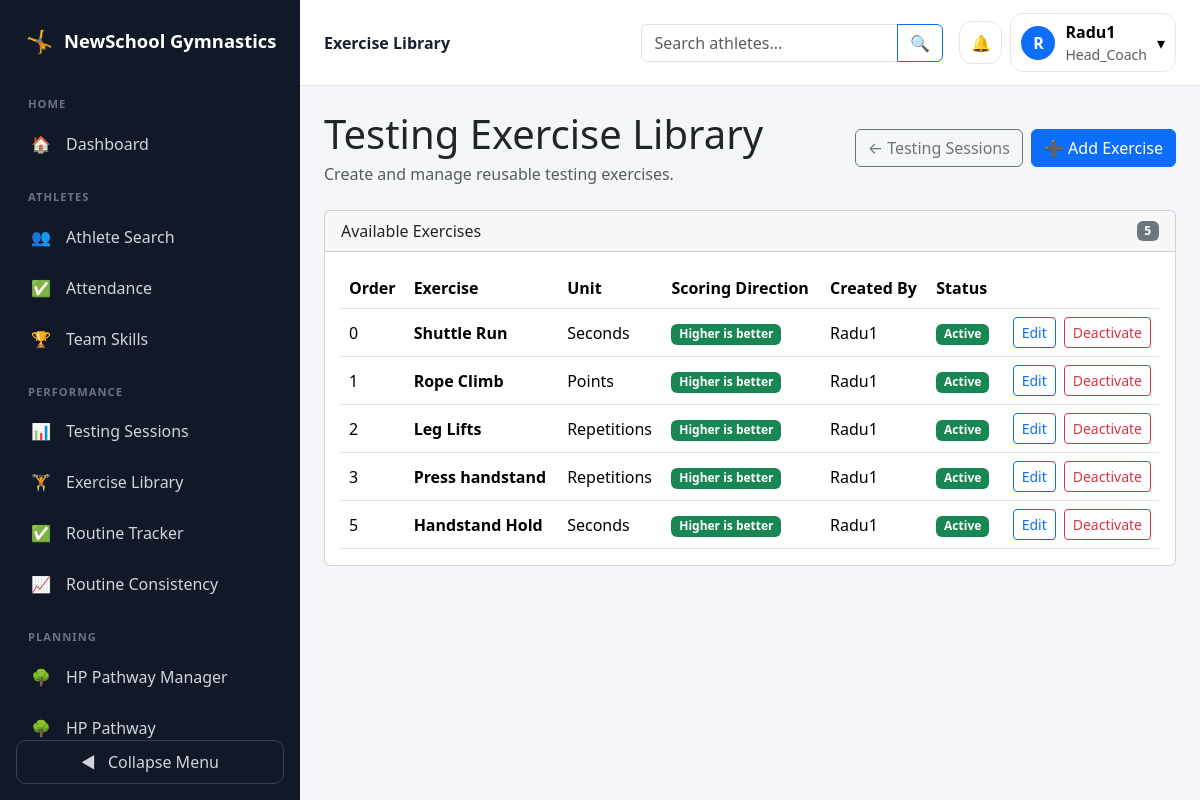
Screenshot of /testing/exercises/ (signed in) with the database file from the repository.
### accounts/models.py (models this page shows, shortened)
class User(AbstractUser):
    ROLE_CHOICES = [
        ('admin', 'Platform Admin'),
        ('director', 'Gym Director'),
        ('head_coach', 'Head Coach'),
        ('coach', 'Coach'),
        ('athlete', 'Athlete'),
        ('parent', 'Parent'),
    ]
    role = models.CharField(
        max_length=20,
        choices=ROLE_CHOICES
    )

### performance_testing/models.py (models this page shows, shortened)
class TestingExercise(models.Model):
    UNIT_CHOICES = [
        ('points', 'Points'),
        ('reps', 'Repetitions'),
        ('seconds', 'Seconds'),
        ('minutes', 'Minutes'),
        ('distance', 'Distance'),
        ('level', 'Level'),
        ('text', 'Text Result'),
        ('pass_fail', 'Pass / Fail'),
    ]
    name = models.CharField(
        max_length=100,
    )
    description = models.TextField(
        blank=True,
    )
    unit = models.CharField(
        max_length=20,
        choices=UNIT_CHOICES,
        default='points',
    )
    higher_is_better = models.BooleanField(
        default=True,
        help_text=(
            'Select this when a higher result is better. '
            'Turn it off when a lower time or score is better.'
        ),
    )
    guidelines = models.TextField(
        blank=True,
        help_text=(
            'Explain how this exercise is performed and scored.'
        ),
    )
    active = models.BooleanField(
        default=True,
    )
    display_order = models.PositiveIntegerField(
        default=0,
    )
    created_by = models.ForeignKey(
        settings.AUTH_USER_MODEL,
        on_delete=models.SET_NULL,
        null=True,
        blank=True,
        related_name='created_testing_exercises',
    )
    created_at = models.DateTimeField(
        auto_now_add=True,
    )
    updated_at = models.DateTimeField(
        auto_now=True,
    )
    class Meta:
        ordering = [
            'display_order',
            'name',
        ]

### performance_testing/views.py (the view, shortened to what this page needs)
@login_required
def testing_exercise_list(
    request,
):
    exercises = (
        TestingExercise.objects
        .select_related(
            'created_by'
        )
        .order_by(
            'display_order',
            'name',
        )
    )
    return render(
        request,
        (
            'performance_testing/'
            'exercise_list.html'
        ),
        {
            'exercises': exercises,
        },
    )

### performance_testing/templates/performance_testing/exercise_list.html (shortened to what this page needs)
{% extends "base.html" %}
{% block page_header %}Exercise Library{% endblock %}
{% block content %}
<div class="d-flex flex-wrap justify-content-between align-items-center gap-3 mb-4">
    <div>
        <h1 class="mb-1">Testing Exercise Library</h1>
        <p class="text-muted mb-0">
            Create and manage reusable testing exercises.
        </p>
    </div>
    <div class="d-flex gap-2">
        <a
            href="{% url 'testing_session_list' %}"
            class="btn btn-outline-secondary"
        >
            ← Testing Sessions
        </a>
        <a
            href="{% url 'create_testing_exercise' %}"
            class="btn btn-primary"
        >
            ➕ Add Exercise
        </a>
    </div>
</div>
<div class="card">
    <div class="card-header d-flex justify-content-between align-items-center">
        <span>Available Exercises</span>
        <span class="badge bg-secondary">
            {{ exercises|length }}
        </span>
    </div>
    <div class="card-body">
        {% if exercises %}
            <div class="table-responsive">
                <table class="table table-hover align-middle mb-0">
                    <thead>
                        <tr>
                            <th>Order</th>
                            <th>Exercise</th>
                            <th>Unit</th>
                            <th>Scoring Direction</th>
                            <th>Created By</th>
                            <th>Status</th>
                            <th></th>
                        </tr>
                    </thead>
                    <tbody>
                        {% for exercise in exercises %}
                            <tr>
                                <td>{{ exercise.display_order }}</td>
                                <td>
                                    <div class="fw-semibold">
                                        {{ exercise.name }}
                                    </div>
                                </td>
                                <td>
                                    {{ exercise.get_unit_display }}
                                </td>
                                <td>
                                    {% if exercise.higher_is_better %}
                                        <span class="badge bg-success">
                                            Higher is better
                                        </span>
                                    {% else %}
                                        <span class="badge bg-primary">
                                            Lower is better
                                        </span>
                                    {% endif %}
                                </td>
                                <td>
                                    {% if exercise.created_by %}
                                        {{ exercise.created_by.username }}
                                    {% else %}
                                        System
                                    {% endif %}
                                </td>
                                <td>
                                    {% if exercise.active %}
                                        <span class="badge bg-success">
                                            Active
                                        </span>
                                    {% else %}
                                        <span class="badge bg-secondary">
                                            Inactive
                                        </span>
                                    {% endif %}
                                </td>
                                <td class="text-end">
                                    {% if user.role == 'head_coach' or exercise.created_by == user %}
                                        <div class="d-flex justify-content-end gap-2">
                                            <a
                                                href="{% url 'edit_testing_exercise' exercise.id %}"
                                                class="btn btn-sm btn-outline-primary"
                                            >
                                                Edit
                                            </a>
                                            <form
                                                method="post"
                                                action="{% url 'toggle_testing_exercise' exercise.id %}"
                                            >
                                                <button
                                                    type="submit"
                                                    class="btn btn-sm {% if exercise.active %}btn-outline-danger{% else %}btn-outline-success{% endif %}"
                                                >
                                                    {% if exercise.active %}
                                                        Deactivate
                                                    {% else %}
                                                        Activate
                                                    {% endif %}
                                                </button>
                                            </form>
                                        </div>
                                    {% endif %}
                                </td>
                            </tr>
                        {% endfor %}
                    </tbody>
                </table>
            </div>
        {% endif %}
    </div>
</div>
{% endblock %}

### templates/base.html (shortened to what this page needs)
<!DOCTYPE html>
<html lang="en">
<head>
    <link
        href="https://cdn.jsdelivr.net/npm/bootstrap@5.3.3/dist/css/bootstrap.min.css"
        rel="stylesheet"
    >
</head>
<body>
<div class="d-flex app-shell">
    {% if user.is_authenticated %}
        <nav class="sidebar" id="sidebar">
            <div class="sidebar-brand">
                <span class="sidebar-brand-icon">🤸</span>
                <span class="brand-text">NewSchool Gymnastics</span>
            </div>
            <div class="sidebar-navigation">
                {% if user.role == 'director' %}
                    <div class="sidebar-section">Gym Management</div>
                    <a href="{% url 'director_dashboard' %}" class="sidebar-link">
                        <span class="sidebar-icon">🏢</span>
                        <span class="sidebar-label">Director Dashboard</span>
                    </a>
                    <a href="{% url 'people_management' %}" class="sidebar-link">
                        <span class="sidebar-icon">👥</span>
                        <span class="sidebar-label">Manage People</span>
                    </a>
                    <a href="{% url 'director_event_list' %}" class="sidebar-link">
                        <span class="sidebar-icon">📅</span>
                        <span class="sidebar-label">Gym Events</span>
                    </a>
                    <a href="{% url 'create_training_group' %}" class="sidebar-link">
                        <span class="sidebar-icon">🤸</span>
                        <span class="sidebar-label">Create Training Group</span>
                    </a>
                {% elif user.role == 'coach' or user.role == 'head_coach' %}
                    <div class="sidebar-section">Home</div>
                    <a href="{% url 'coach_dashboard' %}" class="sidebar-link">
                        <span class="sidebar-icon">🏠</span>
                        <span class="sidebar-label">Dashboard</span>
                    </a>
                    <div class="sidebar-section">Athletes</div>
                    <a href="{% url 'athlete_search' %}" class="sidebar-link">
                        <span class="sidebar-icon">👥</span>
                        <span class="sidebar-label">Athlete Search</span>
                    </a>
                    <a href="{% url 'take_attendance' %}" class="sidebar-link">
                        <span class="sidebar-icon">✅</span>
                        <span class="sidebar-label">Attendance</span>
                    </a>
                    <a href="{% url 'team_skills_dashboard' %}" class="sidebar-link">
                        <span class="sidebar-icon">🏆</span>
                        <span class="sidebar-label">Team Skills</span>
                    </a>
                    <div class="sidebar-section">Performance</div>
                    <a href="{% url 'testing_session_list' %}" class="sidebar-link">
                        <span class="sidebar-icon">📊</span>
                        <span class="sidebar-label">Testing Sessions</span>
                    </a>
                    <a href="{% url 'testing_exercise_list' %}" class="sidebar-link">
                        <span class="sidebar-icon">🏋️</span>
                        <span class="sidebar-label">Exercise Library</span>
                    </a>
                    <a href="{% url 'routine_tracker:daily_routine_tracker' %}" class="sidebar-link">
                        <span class="sidebar-icon">✅</span>
                        <span class="sidebar-label">Routine Tracker</span>
                    </a>
                    <a href="{% url 'routine_tracker:routine_consistency_summary' %}" class="sidebar-link">
                        <span class="sidebar-icon">📈</span>
                        <span class="sidebar-label">Routine Consistency</span>
                    </a>
                    <div class="sidebar-section">Planning</div>
                    {% if user.role == 'head_coach' %}
                        <a href="{% url 'pathway:pathway_manager' %}" class="sidebar-link">
                            <span class="sidebar-icon">🌳</span>
                            <span class="sidebar-label">HP Pathway Manager</span>
                        </a>
                    {% endif %}
                    <a href="{% url 'pathway:pathway_overview' %}" class="sidebar-link">
                        <span class="sidebar-icon">🌳</span>
                        <span class="sidebar-label">HP Pathway</span>
                    </a>
                {% endif %}
            </div>
            <button type="button" class="sidebar-toggle" id="sidebar-toggle">
                <span id="toggle-icon">◀</span>
                <span class="toggle-label ms-2">Collapse Menu</span>
            </button>
        </nav>
    {% endif %}
    <div class="main-area">
        <header class="topbar">
            <div class="d-flex justify-content-between align-items-center gap-3">
                <div class="d-flex align-items-center gap-3">
                    <div class="topbar-title">
                        {% block page_header %}Dashboard{% endblock %}
                    </div>
                </div>
                {% if user.is_authenticated %}
                    <div class="d-flex align-items-center gap-2 ms-auto">
                        {% if user.role == 'coach' or user.role == 'head_coach' %}
                            <form method="get" action="{% url 'athlete_search' %}" class="topbar-search me-2">
                                <div class="input-group">
                                    <input
                                        type="search"
                                        name="q"
                                        class="form-control"
                                        placeholder="Search athletes..."
                                    >
                                    <button class="btn btn-outline-primary" type="submit">🔍</button>
                                </div>
                            </form>
                        {% endif %}
                        <div class="dropdown">
                            <button
                                class="notification-button"
                                type="button"
                                data-bs-toggle="dropdown"
                                data-bs-auto-close="outside"
                            >
                                🔔
                            </button>
                        </div>
                        <div class="dropdown">
                            <button
                                class="user-menu-button"
                                type="button"
                                data-bs-toggle="dropdown"
                            >
                                <span class="user-avatar">
                                    {% if user.first_name %}{{ user.first_name|first }}{% else %}{{ user.username|first }}{% endif %}
                                </span>
                                <span class="user-menu-details text-start">
                                    <span class="d-block fw-semibold">
                                        {{ user.get_full_name|default:user.username }}
                                    </span>
                                    <span class="d-block small text-muted">{{ user.role|title }}</span>
                                </span>
                                <span>▾</span>
                            </button>
                        </div>
                    </div>
                {% endif %}
            </div>
        </header>
        <main class="main-content">
            {% block content %}{% endblock %}
        </main>
    </div>
</div>
</body>
</html>

### rows the page displays
User: username|first "R", get_full_name "Radu1", role "Head_Coach"
TestingExercise: display_order "0", name "Shuttle Run", unit "Seconds", higher_is_better "Higher is better", created_by.username "Radu1", active "Active"
TestingExercise: display_order "1", name "Rope Climb", unit "Points", higher_is_better "Higher is better", created_by.username "Radu1", active "Active"
TestingExercise: display_order "2", name "Leg Lifts", unit "Repetitions", higher_is_better "Higher is better", created_by.username "Radu1", active "Active"
TestingExercise: display_order "3", name "Press handstand", unit "Repetitions", higher_is_better "Higher is better", created_by.username "Radu1", active "Active"
TestingExercise: display_order "5", name "Handstand Hold", unit "Seconds", higher_is_better "Higher is better", created_by.username "Radu1", active "Active"

### other values shown
{{ exercises|length }} "5"
